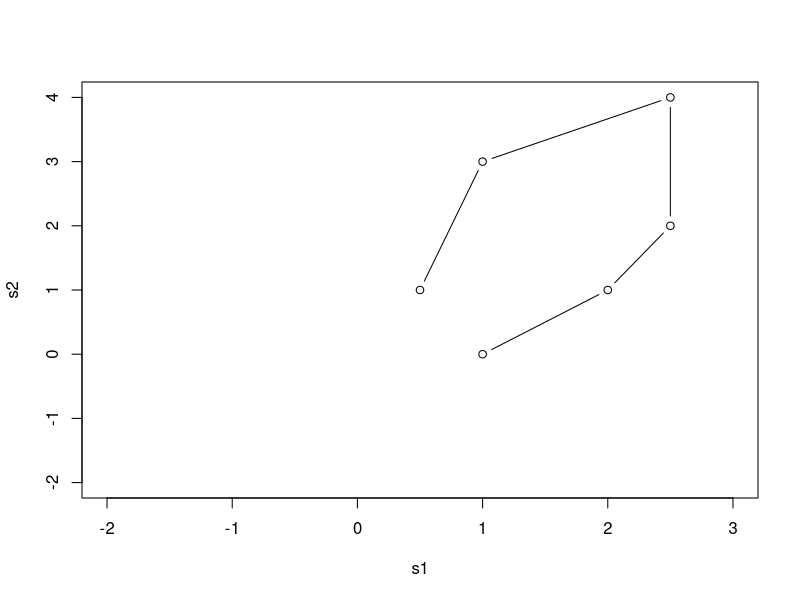
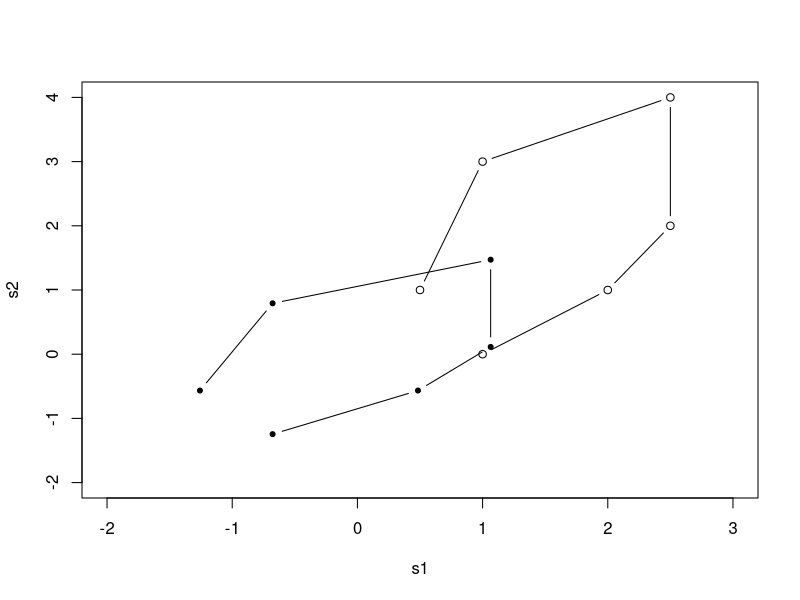
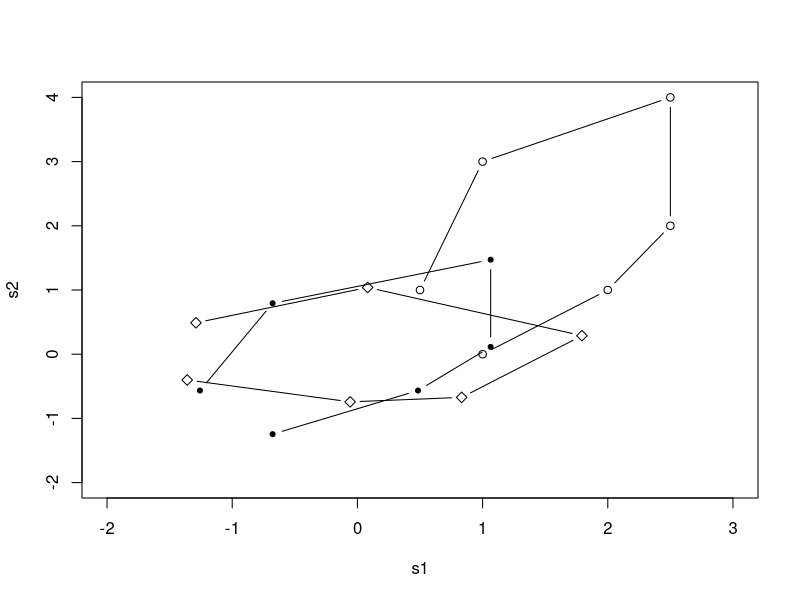
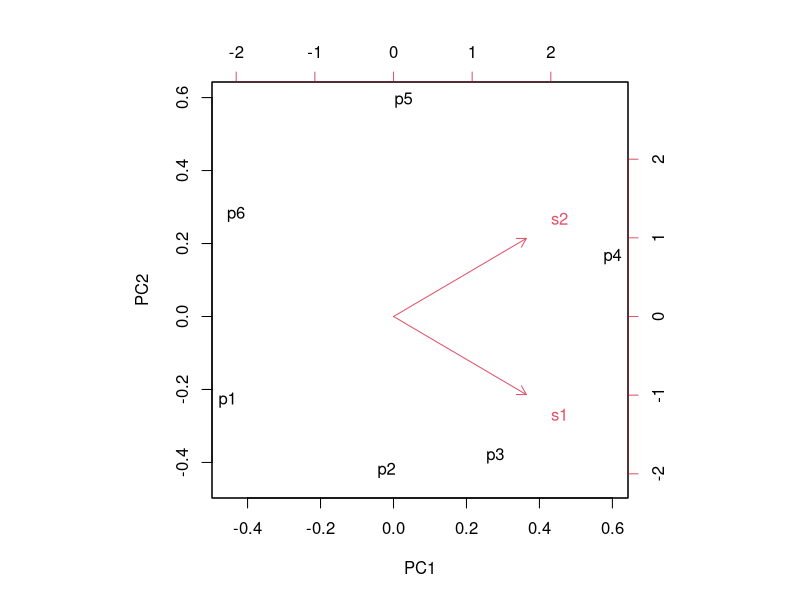
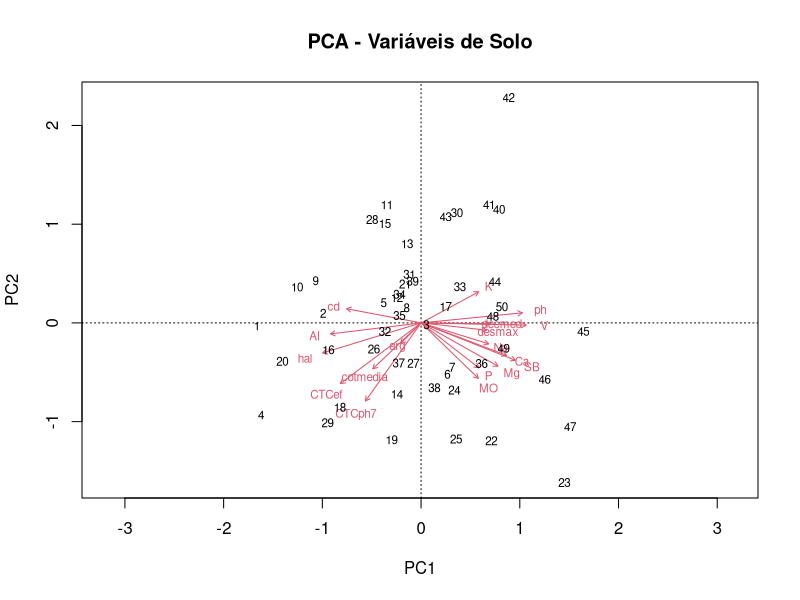
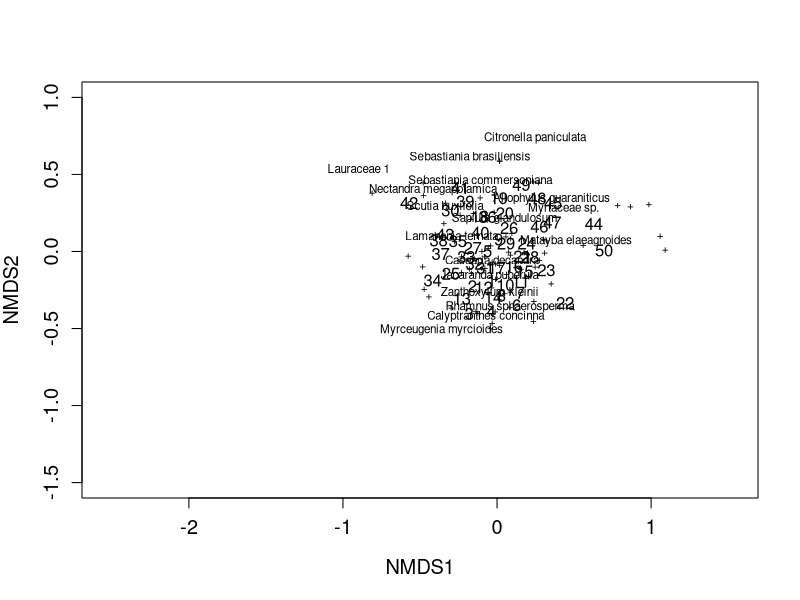
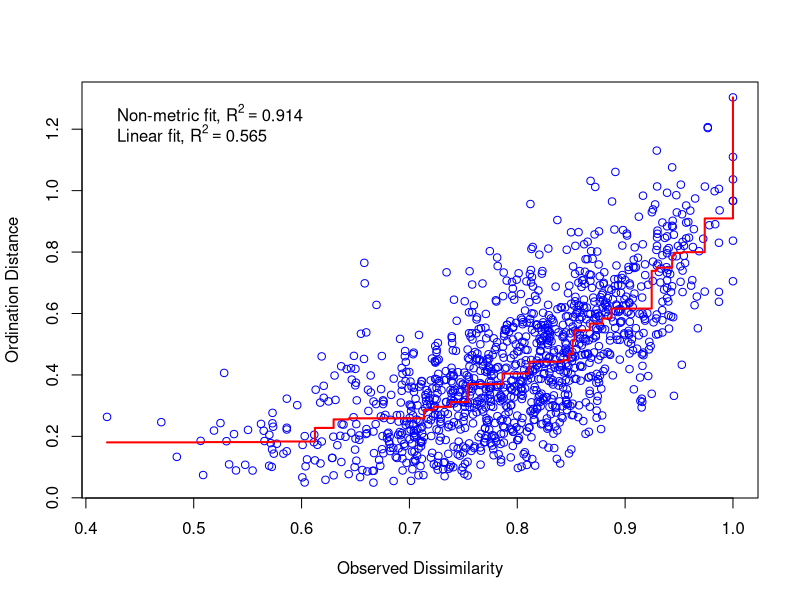
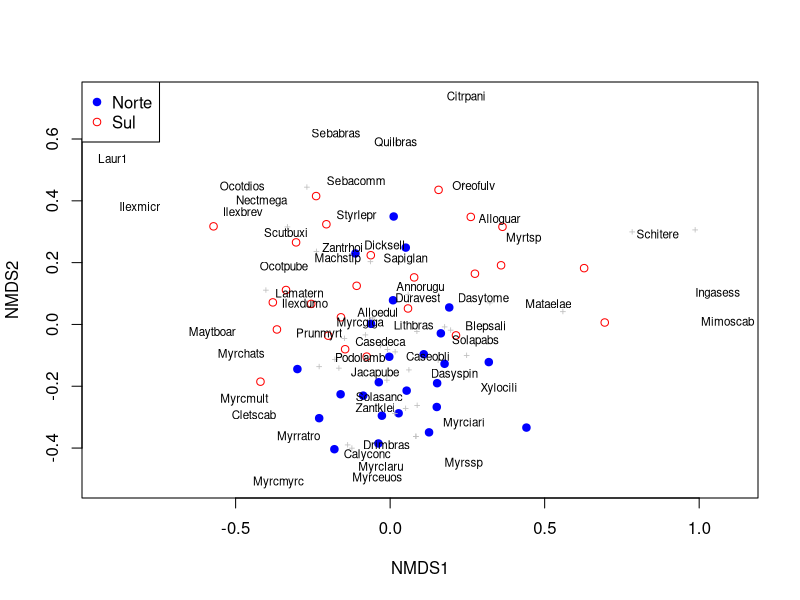

These charts were generated, in order, by the following R code:
## ---- chunk 1
#| include: false
# Configurações globais
knitr::opts_chunk$set(
  echo = TRUE,
  message = FALSE,
  warning = FALSE,
  fig.align = "center"
)

# Carregar pacotes
library(vegan)
library(dplyr)
library(knitr)
## ---- chunk 2
#| echo: false
#| fig-width: 10
#| fig-height: 4
library(DiagrammeR)

grViz("
digraph tipos {
  graph [rankdir = LR, bgcolor = transparent]
  node [shape = box, style = filled, fontname = Arial, fontsize = 14]
  
  A [label = 'Seus dados', fillcolor = '#2C5F2D', fontcolor = white]
  B [label = 'NÃO-RESTRITA\n\nBusca padrões\nlivremente', fillcolor = 'lightblue']
  C [label = 'RESTRITA\n\nTesta se variáveis\nexplicam padrões', fillcolor = 'lightyellow']
  
  A -> B
  A -> C
}
")
## ---- chunk 3
# Criar dados simples (6 parcelas x 2 espécies)
raw <- matrix(c(1, 2, 2.5, 2.5, 1, 0.5, 0, 1, 2, 4, 3, 1), nrow = 6)
colnames(raw) <- c("s1", "s2")
rownames(raw) <- c("p1", "p2", "p3", "p4", "p5", "p6")
raw
## ---- chunk 4
#| fig-width: 8
#| fig-height: 6

plot(raw, type = "b", ylim = c(-2, 4), xlim = c(-2, 3))

## ---- chunk 5
#| fig-width: 8
#| fig-height: 6

# Dados brutos “centrados” (padronizados na mesma escala)
cent <- scale(raw, scale = T)
plot(raw, type = "b", ylim = c(-2, 4), xlim = c(-2, 3))
lines(cent, type = "b", pch = 20)
## ---- chunk 6
#| fig-width: 8
#| fig-height: 6

# PCA - Rotacionar eixos
library(vegan)
o.pca <- prcomp(cent)
scores(o.pca)
plot(raw, type = "b", ylim = c(-2, 4), xlim = c(-2, 3))
lines(cent, type = "b", pch = 20)
lines(scores(o.pca), type = "b", pch = 5)
## ---- chunk 7
#| fig-width: 8
#| fig-height: 6
biplot(o.pca)

## ---- chunk 8
# Carregar dados de solo
amb <- read.table("../data/environmental_data.csv", 
                  header = TRUE, sep = ";", dec = ",", 
                  row.names = 1)

# Ver as primeiras linhas
head(amb, 3)
## ---- chunk 9
# Fazer PCA
pca_solo <- rda(amb, scale = TRUE)

# Quanto cada eixo explica?
summary(pca_solo)

## ---- chunk 10
# Loadings PCA
loadings <- scores(pca_solo, display = "species", choices = c(1, 2))
loadings
## ---- chunk 11
#| fig-width: 10
#| fig-height: 7

# Gráfico (biplot)
biplot(pca_solo, 
       main = "PCA - Variáveis de Solo")
      
## ---- chunk 12
# Fazer NMDS
# Carregar dados de vegetação
veg <- read.table("../data/vegetation_data.csv", 
                  header = TRUE, sep = ";", dec = ",")

# Criar matriz: parcelas (linhas) x espécies (colunas)
matriz <- as.data.frame.matrix(table(veg$PC, veg$Species))


nmds_result <- metaMDS(matriz, 
                       k = 2,              # 2 dimensões
                       distance = "bray",  # índice de Bray-Curtis
                       trymax = 100)       # tentativas

# Avaliar qualidade
stress <- round(nmds_result$stress, 3)
## ---- chunk 13
#| echo: false
if(stress < 0.05) {
  quality <- "**✓ Excelente!** Representação perfeita"
} else if(stress < 0.10) {
  quality <- "**✓ Muito bom!** Representação confiável"
} else if(stress < 0.20) {
  quality <- "**⚠ Aceitável**, mas use com cuidado"
} else {
  quality <- "**✗ Ruim**, não usar!"
}
## ---- chunk 14
#| fig-width: 10
#| fig-height: 7


fig.nmds <- ordiplot(nmds_result, type = "none", font = 6, font.lab = 6, cex.axis = 1.2, 
    cex.lab = 1.2, xlim = c(-2, 1), ylim = c(-1.5, 1))
text(fig.nmds, "sites", col = "black", font = 6)
stems <- colSums(matriz)
sel <- orditorp(nmds_result, dis = "sp", priority = stems, pcol = "black", pch = "+", 
    cex = 0.7)
## ---- chunk 15
#| fig-width: 10
#| fig-height: 7

stressplot(nmds_result)

## ---- chunk 16
# Extrair escores do PC1
eixosPCA <- scores(pca_solo, choices = 1:2, display = "sites")
PCA1 <- eixosPCA[,1]

# Verificar normalidade
shapiro.test(PCA1)
## ---- chunk 17
# Criar variável de exposição (exemplo)
exposicao <- rep(c("Norte", "Sul"), each = 25)

# Teste t
t.test(PCA1 ~ exposicao)
## ---- chunk 18
#| fig-width: 10
#| fig-height: 7

fig <- ordiplot(nmds_result, type = "none")

# Parcelas por grupo
points(fig, "sites", pch = 19, col = "blue", 
       select = exposicao == "Norte")
points(fig, "sites", pch = 1, col = "red", 
       select = exposicao == "Sul")

# Espécies
sp.names <- make.cepnames(colnames(matriz))
stems <- colSums(matriz)
orditorp(nmds_result, "sp", label = sp.names,
         priority = stems, pch = "+", pcol = "grey")

legend("topleft", legend = c("Norte", "Sul"), 
       pch = c(19, 1), col = c("blue", "red"))
## ---- chunk 19
# Ajustar variáveis ambientais à ordenação
env_fit <- envfit(nmds_result, amb, permutations = 999)
env_fit
## ---- chunk 20
#| fig-width: 10
#| fig-height: 7

fig <- ordiplot(nmds_result, type = "none")

# Parcelas por grupo
points(fig, "sites", pch = 19, col = "blue", 
       select = exposicao == "Norte")
points(fig, "sites", pch = 1, col = "red", 
       select = exposicao == "Sul")

# Espécies
sp.names <- make.cepnames(colnames(matriz))
orditorp(nmds_result, "sp", label = sp.names,
         priority = colSums(matriz), pch = "+", 
         pcol = "grey", cex = 0.6)

# Vetores ambientais (p < 0.05)
plot(env_fit, p.max = 0.05, col = "darkgreen", 
     cex = 0.8, lwd = 2)

legend("topleft", legend = c("Norte", "Sul"), 
       pch = c(19, 1), col = c("blue", "red"))
## ---- chunk 21
#| fig-width: 10
#| fig-height: 7

fig <- ordiplot(nmds_result, type = "none")

# Apenas parcelas
points(fig, "sites", pch = 19, col = "blue", 
       select = exposicao == "Norte")
points(fig, "sites", pch = 1, col = "red", 
       select = exposicao == "Sul")

# Apenas vetores significativos
plot(env_fit, p.max = 0.05, col = "darkgreen", 
     cex = 1, lwd = 2.5)

legend("topleft", legend = c("Norte", "Sul"), 
       pch = c(19, 1), col = c("blue", "red"))
## ---- chunk 22
# PERMANOVA
permanova_result <- adonis2(matriz ~ exposicao, 
                            method = "bray",
                            permutations = 999)
permanova_result
## ---- chunk 23
#| fig-width: 8
#| fig-height: 6

# Calcular distâncias de Bray-Curtis
dist_bray <- vegdist(matriz, method = "bray")

# Teste de dispersão entre grupos
dispersao <- betadisper(dist_bray, exposicao)

# Testar significância
anova(dispersao)

# Visualizar
plot(dispersao, main = "Dispersão Multivariada por Setor")
## ---- chunk 24
#| echo: false
#| fig-width: 8
#| fig-height: 5

# Simular dados com mesma dispersão
set.seed(123)
grupo1 <- cbind(rnorm(20, 0, 1), rnorm(20, 0, 1))
grupo2 <- cbind(rnorm(20, 3, 1), rnorm(20, 3, 1))
dados_igual <- rbind(grupo1, grupo2)
grupos <- factor(rep(c("Norte", "Sul"), each = 20))

plot(dados_igual, col = c("blue", "red")[grupos], 
     pch = 19, cex = 1.2,
     main = "Dispersões IGUAIS (p > 0.05)",
     xlab = "NMDS1", ylab = "NMDS2")
legend("topright", legend = c("Norte", "Sul"), 
       col = c("blue", "red"), pch = 19)
## ---- chunk 25
#| echo: false
#| fig-width: 8
#| fig-height: 5

# Simular dados com dispersões diferentes
set.seed(123)
grupo1 <- cbind(rnorm(20, 0, 2.5), rnorm(20, 0, 2.5))  # mais disperso
grupo2 <- cbind(rnorm(20, 3, 0.5), rnorm(20, 3, 0.5))  # menos disperso
dados_dif <- rbind(grupo1, grupo2)

plot(dados_dif, col = c("blue", "red")[grupos], 
     pch = 19, cex = 1.2,
     main = "Dispersões DIFERENTES (p < 0.05)",
     xlab = "NMDS1", ylab = "NMDS2")
legend("topright", legend = c("Norte", "Sul"), 
       col = c("blue", "red"), pch = 19)
## ---- chunk 26
# Calcular matriz de dissimilaridade
dist_bray <- vegdist(matriz, method = "bray")

# Executar PCoA
pcoa_result <- cmdscale(dist_bray, k = 2, eig = TRUE)

# Ver autovalores (% de variação)
eigenvalues <- pcoa_result$eig
var_explained <- eigenvalues / sum(eigenvalues) * 100

cat("Eixo 1:", round(var_explained[1], 1), "%\n")
cat("Eixo 2:", round(var_explained[2], 1), "%\n")
## ---- chunk 27
# Bray-Curtis transformado (métrico)
dist_bray_sqrt <- sqrt(dist_bray)
pcoa_result <- cmdscale(dist_bray_sqrt, k = 2, eig = TRUE)
## ---- chunk 28
#| fig-width: 10
#| fig-height: 7

scores_pcoa <- pcoa_result$points

plot(scores_pcoa[,1], scores_pcoa[,2],
     xlab = paste0("PCoA1 (", round(var_explained[1], 1), "%)"),
     ylab = paste0("PCoA2 (", round(var_explained[2], 1), "%)"),
     main = "PCoA - Composição de Espécies",
     pch = 19, 
     col = ifelse(exposicao == "Norte", "blue", "red"),
     cex = 1.5)

legend("topright", legend = c("Norte", "Sul"),
       col = c("blue", "red"), pch = 19)
## ---- chunk 29
#| fig-width: 12
#| fig-height: 5

par(mfrow = c(1, 2))

# PCoA
plot(scores_pcoa[,1], scores_pcoa[,2],
     xlab = paste0("PCoA1 (", round(var_explained[1], 1), "%)"),
     ylab = paste0("PCoA2 (", round(var_explained[2], 1), "%)"),
     main = "PCoA - Solução Analítica",
     pch = 19, 
     col = ifelse(exposicao == "Norte", "blue", "red"))

# NMDS
plot(nmds_result, type = "n", main = paste0("NMDS - Stress = ", 
     round(nmds_result$stress, 3)))
points(nmds_result, display = "sites", pch = 19,
       col = ifelse(exposicao == "Norte", "blue", "red"))

par(mfrow = c(1, 1))
